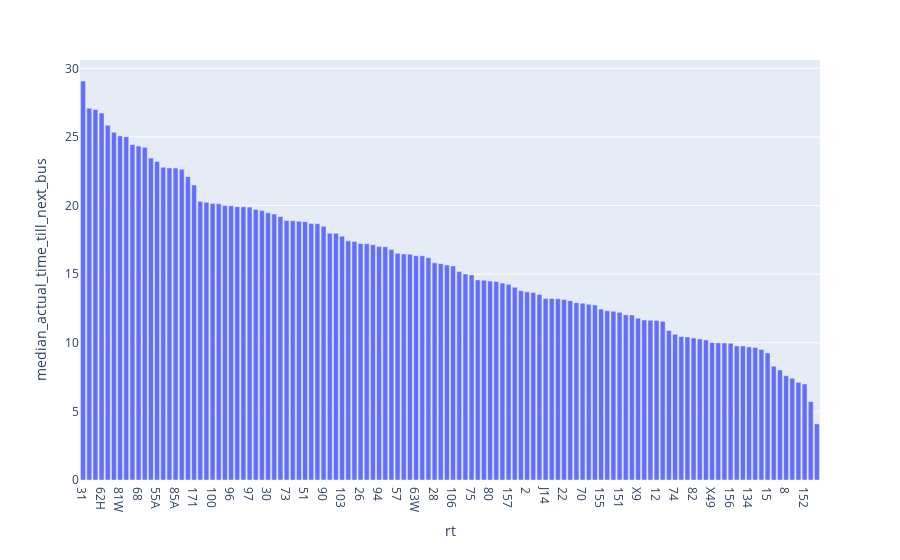

Notebook code for this chart:
### Code cell
plot_metrics(all_metrics_rt, 'median_actual_time_till_next_bus', 'rt')

### Figure 1 — Plotly figure (JSON) as saved in the notebook; plotly's stock layout.template omitted (floating-point values rounded to 4 significant figures)
{"data": [{"alignmentgroup": "True", "hovertemplate": "rt=%{x}<br>median_actual_time_till_next_bus=%{y}<extra></extra>", "legendgroup": "", "marker": {"color": "#636efa", "pattern": {"shape": ""}}, "name": "", "offsetgroup": "", "orientation": "v", "showlegend": false, "textposition": "auto", "type": "bar", "x": ["31", "201", "54A", "62H", "206", "165", "81W", "88", "192", "68", "55N", "124", "55A", "37", "86", "85A", "39", "24", "171", "11", "93", "100", "111A", "125", "96", "54B", "43", "97", "52A", "78", "30", "126", "35", "73", "121", "91", "51", "18", "59", "90", "44", "92", "103", "48", "21", "26", "111", "56", "94", "108", "115", "57", "95", "8A", "63W", "143", "120", "28", "29", "1", "106", "7", "85", "75", "87", "62", "80", "136", "6", "157", "172", "60", "2", "36", "147", "J14", "65", "47", "22", "119", "112", "70", "4", "71", "155", "67", "84", "151", "81", "49B", "X9", "135", "49", "12", "148", "76", "74", "34", "50", "82", "53A", "146", "X49", "63", "9", "156", "3", "52", "134", "54", "55", "15", "72", "20", "8", "53", "77", "152", "79", "66"], "xaxis": "x", "y": [29.07, 27.09, 27.0, 26.73, 25.85, 25.33, 25.06, 25.02, 24.45, 24.34, 24.24, 23.46, 23.21, 22.79, 22.74, 22.73, 22.65, 22.11, 21.5, 20.31, 20.23, 20.15, 20.12, 20.0, 19.98, 19.92, 19.91, 19.89, 19.72, 19.63, 19.47, 19.38, 19.2, 18.9, 18.9, 18.85, 18.82, 18.68, 18.67, 18.48, 17.99, 17.98, 17.77, 17.43, 17.38, 17.24, 17.22, 17.15, 17.02, 17.0, 16.79, 16.52, 16.47, 16.46, 16.35, 16.34, 16.19, 15.83, 15.76, 15.67, 15.6, 15.19, 15.01, 14.94, 14.58, 14.56, 14.49, 14.47, 14.35, 14.26, 14.04, 13.8, 13.71, 13.66, 13.52, 13.23, 13.22, 13.2, 13.15, 13.07, 12.92, 12.88, 12.8, 12.75, 12.46, 12.33, 12.3, 12.23, 12.04, 12.03, 11.79, 11.65, 11.65, 11.62, 11.56, 10.9, 10.63, 10.46, 10.42, 10.34, 10.28, 10.21, 10.02, 9.997, 9.988, 9.972, 9.772, 9.77, 9.698, 9.66, 9.514, 9.259, 8.29, 8.017, 7.605, 7.417, 7.115, 6.997, 5.716, 4.083], "yaxis": "y"}], "layout": {"barmode": "relative", "legend": {"tracegroupgap": 0}, "margin": {"t": 60}, "xaxis": {"anchor": "y", "domain": [0, 1], "title": {"text": "rt"}}, "yaxis": {"anchor": "x", "domain": [0, 1], "title": {"text": "median_actual_time_till_next_bus"}}}}
